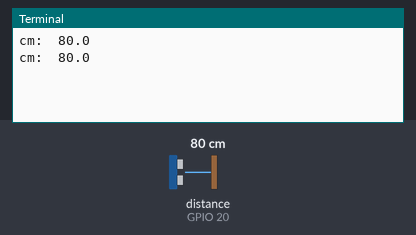
This program was run on a simulated Raspberry Pi (BCM pin numbers). On the bench: the last lines printed to the terminal. The test bench sets the inputs (shaded band); at power-on: distance to the obstacle (sensor on GPIO 20) 80 cm. The echo pulse lasts 58.3 µs per cm.

Above: at 1.2 s.
1.3 s: distance to the obstacle (sensor on GPIO 20) set to 2 cm
At 1.9 s:
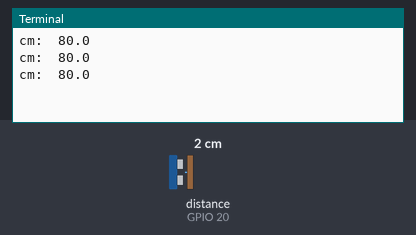
2.8 s: distance to the obstacle (sensor on GPIO 20) set to 4 cm
At 3.4 s:
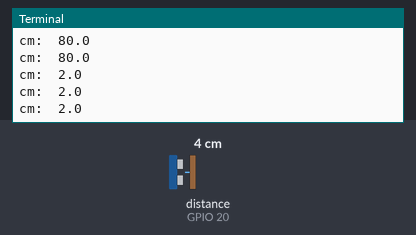
Timing chart, 0 to 5.8 s (numbered marks = the images above; inputs shaded):
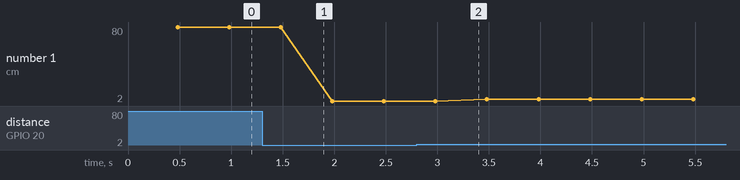

The program:

main8.py
```python
from gpiozero import DistanceSensor
from time import sleep

sensor = DistanceSensor(echo=20, trigger=16)
try:
    while True:
        distanceCm = sensor.distance * 100
        print('cm: ', distanceCm)
        sleep(0.5)

except KeyboardInterrupt:
    pass
```

Measured:
- plotted number 1: 80 → 2 after the input at 1.3 s, 2 → 4 after the input at 2.8 s
